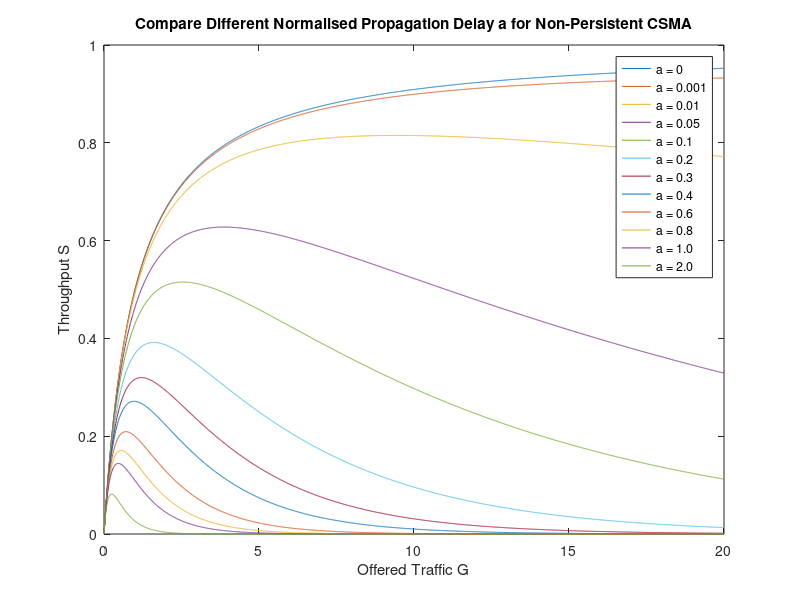

The MATLAB script that drew this image:
G = 0:0.01:20;

a = 0;
S_NonPersistent = (G.*exp(-a*G))./(G*(1+2*a) + exp(-a*G));
plot(G, S_NonPersistent);
hold on;

a = 0.001;
S_NonPersistent = (G.*exp(-a*G))./(G*(1+2*a) + exp(-a*G));
plot(G, S_NonPersistent);
hold on;

a = 0.01;
S_NonPersistent = (G.*exp(-a*G))./(G*(1+2*a) + exp(-a*G));
plot(G, S_NonPersistent);
hold on;

a = 0.05;
S_NonPersistent = (G.*exp(-a*G))./(G*(1+2*a) + exp(-a*G));
plot(G, S_NonPersistent);
hold on;

a = 0.1;
S_NonPersistent = (G.*exp(-a*G))./(G*(1+2*a) + exp(-a*G));
plot(G, S_NonPersistent);
hold on;

a = 0.2;
S_NonPersistent = (G.*exp(-a*G))./(G*(1+2*a) + exp(-a*G));
plot(G, S_NonPersistent);
hold on;

a = 0.3;
S_NonPersistent = (G.*exp(-a*G))./(G*(1+2*a) + exp(-a*G));
plot(G, S_NonPersistent);
hold on;

a = 0.4;
S_NonPersistent = (G.*exp(-a*G))./(G*(1+2*a) + exp(-a*G));
plot(G, S_NonPersistent);
hold on;

a = 0.6;
S_NonPersistent = (G.*exp(-a*G))./(G*(1+2*a) + exp(-a*G));
plot(G, S_NonPersistent);
hold on;

a = 0.8;
S_NonPersistent = (G.*exp(-a*G))./(G*(1+2*a) + exp(-a*G));
plot(G, S_NonPersistent);
hold on;

a = 1.0;
S_NonPersistent = (G.*exp(-a*G))./(G*(1+2*a) + exp(-a*G));
plot(G, S_NonPersistent);

a = 2.0;
S_NonPersistent = (G.*exp(-a*G))./(G*(1+2*a) + exp(-a*G));
plot(G, S_NonPersistent);

title('Compare Different Normalised Propagation Delay a for Non-Persistent CSMA');
xlabel('Offered Traffic G');
ylabel('Throughput S');
legend('a = 0', 'a = 0.001', 'a = 0.01', 'a = 0.05', 'a = 0.1', 'a = 0.2', 'a = 0.3', 'a = 0.4', 'a = 0.6', 'a = 0.8', 'a = 1.0', 'a = 2.0', 'Location','NorthEast');

